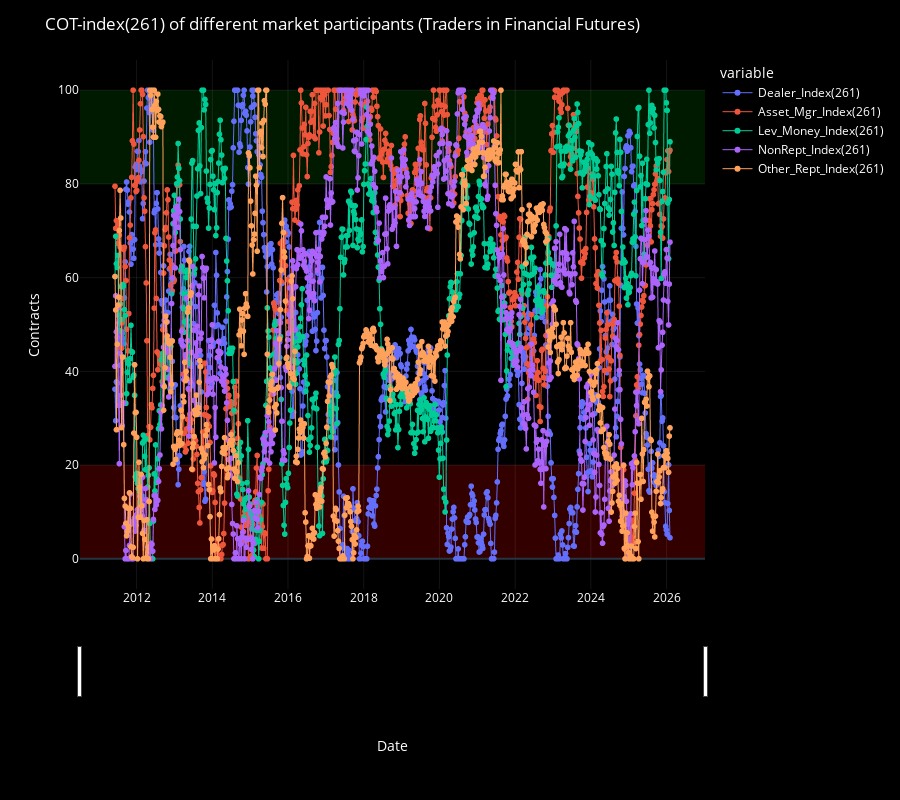

Notebook cell for this chart:
### Markdown cell above
- **plot of participants COT-index**

### Code cell
fig = plot_df_line_chart(
    df = df_index,
    chart_title = f"COT-index({N}) of different market participants (Traders in Financial Futures)",
    draw=False
)

# Add green shaded area (e.g. for high index range)
fig.add_shape(
    type='rect',
    xref='paper',  # entire x-axis
    yref='y',
    x0=0,
    x1=1,
    y0=80,
    y1=100,
    fillcolor='green',
    opacity=0.2,
    line_width=0,
    layer='below'
)

# Add red shaded area (e.g. for low index range)
fig.add_shape(
    type='rect',
    xref='paper',
    yref='y',
    x0=0,
    x1=1,
    y0=0,
    y1=20,
    fillcolor='red',
    opacity=0.2,
    line_width=0,
    layer='below'
)

fig.show()

### Figure 1 — Plotly figure (JSON) as saved in the notebook; plotly's stock layout.template omitted (floating-point values rounded to 4 significant figures; data arrays with more than 128 entries replaced by an {"elided": "..."} marker saying what was removed)
{"data": [{"hovertemplate": "<b>%{fullData.name}</b><br>%{y:.2f}<extra></extra>", "legendgroup": "Dealer_Index(261)", "line": {"color": "#636efa", "dash": "solid", "width": 1}, "marker": {"symbol": "circle"}, "mode": "lines+markers", "name": "Dealer_Index(261)", "showlegend": true, "x": {"elided": "766 str values"}, "xaxis": "x", "y": {"elided": "766 float values"}, "yaxis": "y", "type": "scattergl"}, {"hovertemplate": "<b>%{fullData.name}</b><br>%{y:.2f}<extra></extra>", "legendgroup": "Asset_Mgr_Index(261)", "line": {"color": "#EF553B", "dash": "solid", "width": 1}, "marker": {"symbol": "circle"}, "mode": "lines+markers", "name": "Asset_Mgr_Index(261)", "showlegend": true, "x": {"elided": "766 str values"}, "xaxis": "x", "y": {"elided": "766 float values"}, "yaxis": "y", "type": "scattergl"}, {"hovertemplate": "<b>%{fullData.name}</b><br>%{y:.2f}<extra></extra>", "legendgroup": "Lev_Money_Index(261)", "line": {"color": "#00cc96", "dash": "solid", "width": 1}, "marker": {"symbol": "circle"}, "mode": "lines+markers", "name": "Lev_Money_Index(261)", "showlegend": true, "x": {"elided": "766 str values"}, "xaxis": "x", "y": {"elided": "766 float values"}, "yaxis": "y", "type": "scattergl"}, {"hovertemplate": "<b>%{fullData.name}</b><br>%{y:.2f}<extra></extra>", "legendgroup": "NonRept_Index(261)", "line": {"color": "#ab63fa", "dash": "solid", "width": 1}, "marker": {"symbol": "circle"}, "mode": "lines+markers", "name": "NonRept_Index(261)", "showlegend": true, "x": {"elided": "766 str values"}, "xaxis": "x", "y": {"elided": "766 float values"}, "yaxis": "y", "type": "scattergl"}, {"hovertemplate": "<b>%{fullData.name}</b><br>%{y:.2f}<extra></extra>", "legendgroup": "Other_Rept_Index(261)", "line": {"color": "#FFA15A", "dash": "solid", "width": 1}, "marker": {"symbol": "circle"}, "mode": "lines+markers", "name": "Other_Rept_Index(261)", "showlegend": true, "x": {"elided": "766 str values"}, "xaxis": "x", "y": {"elided": "766 float values"}, "yaxis": "y", "type": "scattergl"}], "layout": {"xaxis": {"anchor": "y", "domain": [0.0, 1.0], "title": {"text": "Date"}, "rangeslider": {"visible": true}, "showgrid": true, "gridcolor": "rgba(255,255,255,0.08)"}, "yaxis": {"anchor": "x", "domain": [0.0, 1.0], "title": {"text": "Contracts"}, "showgrid": true, "gridcolor": "rgba(255,255,255,0.08)", "fixedrange": false}, "legend": {"title": {"text": "variable"}, "tracegroupgap": 0, "itemclick": "toggle", "itemdoubleclick": "toggleothers", "bgcolor": "rgba(0,0,0,0)"}, "margin": {"t": 60}, "font": {"color": "white", "size": 12}, "title": {"text": "COT-index(261) of different market participants (Traders in Financial Futures)"}, "paper_bgcolor": "black", "plot_bgcolor": "black", "height": 800, "dragmode": "zoom", "shapes": [{"fillcolor": "green", "layer": "below", "line": {"width": 0}, "opacity": 0.2, "type": "rect", "x0": 0, "x1": 1, "xref": "paper", "y0": 80, "y1": 100, "yref": "y"}, {"fillcolor": "red", "layer": "below", "line": {"width": 0}, "opacity": 0.2, "type": "rect", "x0": 0, "x1": 1, "xref": "paper", "y0": 0, "y1": 20, "yref": "y"}]}}
